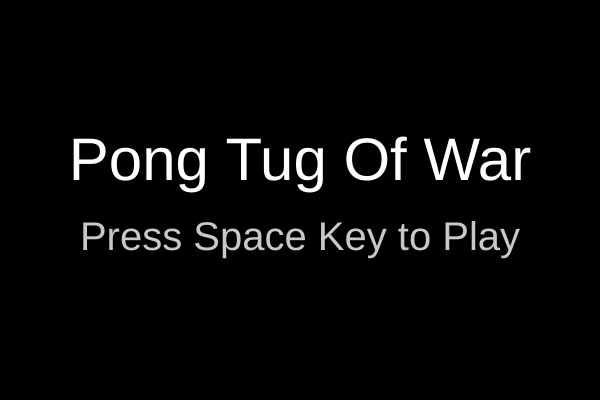
Frame 1 (no input)
Frame 60 (no input): identical to frame 1, image omitted
Frame 120 (the mouse pressed at the canvas centre since frame 60): identical to frame 1, image omitted

The p5.js sketch that drew this single still picture (run headless with seeded random() and noise() and a simulated clock; from frame 60 on, the mouse is pressed at the canvas centre):

// p5.js sketch
// ── sketch.js
var swidth = 600;
var sheight = 400;
var verticalr = sheight / 2 - 25;
var verticall = sheight / 2 - 25;
var ball = {
    x : swidth / 2,
    y : sheight / 2,
    size : 10,
    speedx : 5,
    speedy : 5,
    r : 255,
    g : 255,
    b : 255
};
var tug = {
  p1 : 300,
};
var turnl = false;
var turnr = false;
var play = false;
var winner = "";

function setup() {
  createCanvas(swidth, sheight);
}

function resetValues(){
  verticalr = sheight / 2 - 25;
  verticall = sheight / 2 - 25;
  ball = {
      x : swidth / 2,
      y : sheight / 2,
      size : 10,
      speedx : 5,
      speedy : 5,
      r : 255,
      g : 255,
      b : 255
  };
  turnl = false;
  turnr = false;
  tug = {
    p1 : 300,
  };
  winner = "";
}

function makeTug(){
  stroke(0);
  fill(255, 255, 255);
  rect(tug.p1, 0, 600, 600);
}

function pongBars(){
  fill(255, 255, 255);
  noStroke();
  rect(50, verticall, 10, 100);
  fill(0, 0, 0);
  noStroke();
  rect(swidth - 50, verticalr, 10, 100);
}

function makeBall(){
    fill(ball.r, ball.g, ball.b);
    noStroke();
    rect(ball.x , ball.y, ball.size, ball.size);
}


function moveRightBars(){
  //Move Bars
  if (keyIsDown(73)){
    verticalr = verticalr - 4;
  } else if (keyIsDown(75)){
      verticalr = verticalr + 4;
    }
  //Bars can't go offscreen
    if (verticalr < 0){
      verticalr = 0;
    } else if (verticalr + 100 > sheight) {
      verticalr = sheight - 100;
  }
}

function moveLeftBars(){
  //Move Bars
  if (keyIsDown(87)){
    verticall = verticall - 4;
  } else if (keyIsDown(83)){
      verticall = verticall + 4;
    }
  //Bars can't go offscreen
  if (verticall < 0){
    verticall = 0;
  } else if (verticall + 100 > sheight) {
    verticall = sheight - 100;
  }
}

function moveBall(){
    ball.x = ball.x + ball.speedx;
    ball.y = ball.y + ball.speedy;
    if (ball.y < 0) {
    ball.speedy = ball.speedy * -1.05;
  } else if (ball.y > sheight -6){
    ball.speedy = ball.speedy * -1.05;
  }

  if (ball.x < 0) {
      ball.speedx = ball.speedx * -1.05;
    } else if (ball.x > swidth - 5){
      ball.speedx = ball.speedx * -1.05;
  }

  if (ball.speedx >= 10){
    ball.speedx = 10;
  } else if (ball.speedx <= -10){
    ball.speedx = -10;
  }

  if (ball.speedy >= 10){
    ball.speedy = 10;
  } else if (ball.speedy <= -10){
    ball.speedy = -10;
  }
}

function update() {
  if (ball.x <= 60 && ball.x >= 50 && ball.y >= verticall && ball.y <= verticall + 100 ){
    turnl = true;
  } else {
    turnl = false;
}

if (ball.x <= swidth - 50 && ball.x >= swidth - 60 && ball.y >= verticalr && ball.y <= verticalr + 100 ){
  turnr = true;
} else {
  turnr = false;
}

  if(turnl === true || turnr === true){
   ball.speedx = ball.speedx * -1;
  }

  if (ball.x <= -1) {
    tug.p1 = tug.p1 - 75;
  }
  if(ball.x >= swidth - 4){
    tug.p1 = tug.p1 + 75;
  }
}

function colorChange(){
  if(ball.x > tug.p1){
    ball.r = 0;
    ball.g = 0;
    ball.b = 0;
  } else {
    ball.r = 255;
    ball.g = 255;
    ball.b = 255;
  }
}

function checkWin(){
  if(tug.p1 <= 50){
    ball.speedx = 0;
    ball.sppedy = 0;
    ball.size = 0;
    fill(255);
    rect(0 , 0, swidth - 1, sheight - 2);
    winner = "RIGHT SIDE";
    play = false;
  } else if (tug.p1 >= 550){
    ball.speedx = 0;
    ball.sppedy = 0;
    ball.size = 0;
    fill(0);
    rect(0 , 0, swidth - 1, sheight - 2);
    winner = "LEFT SIDE";
    play = false;
  }
}

function gameFunctions(){
  background(0);
  makeTug();
  pongBars();
  makeBall();
  moveLeftBars();
  moveRightBars();
  moveBall();
  update();
  colorChange();
  checkWin();
  fill(0, 0, 0, 0)
  stroke(0);
  rect(0 , 0, swidth - 1, sheight - 2);
}

function againFunctions(){
  background(0);
  fill(200);
  noStroke();
  textSize(40);
  textAlign(CENTER);
  text("Press Space Key to Play" , swidth / 2, sheight / 2 + 50);
  textSize(60);
  textAlign(CENTER);
  fill(255)
  text("Pong Tug Of War" , swidth / 2, sheight / 2 - 20);
  if(winner === "LEFT SIDE" || winner === "RIGHT SIDE"){
    textSize(40);
    textAlign(CENTER);
    fill(255);
    text(winner + " WON THE GAME!!" , swidth / 2, sheight / 2 + 120);
  }
  if (keyIsDown(32)) {
    resetValues()
    play = true;
  }
}

function game(){
  gameFunctions();
}

function draw() {
    if(play === true){
    gameFunctions();

  } else if(play === false){
    againFunctions();
  }
}
